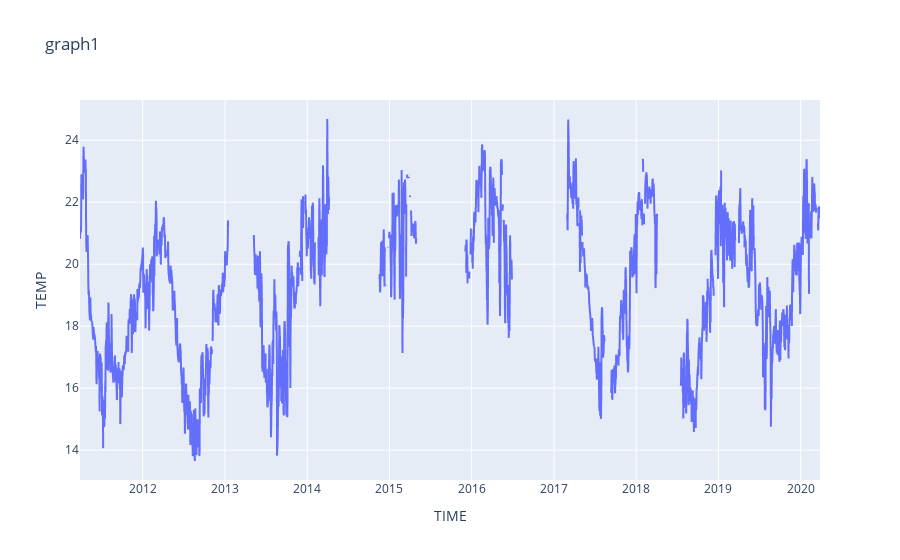
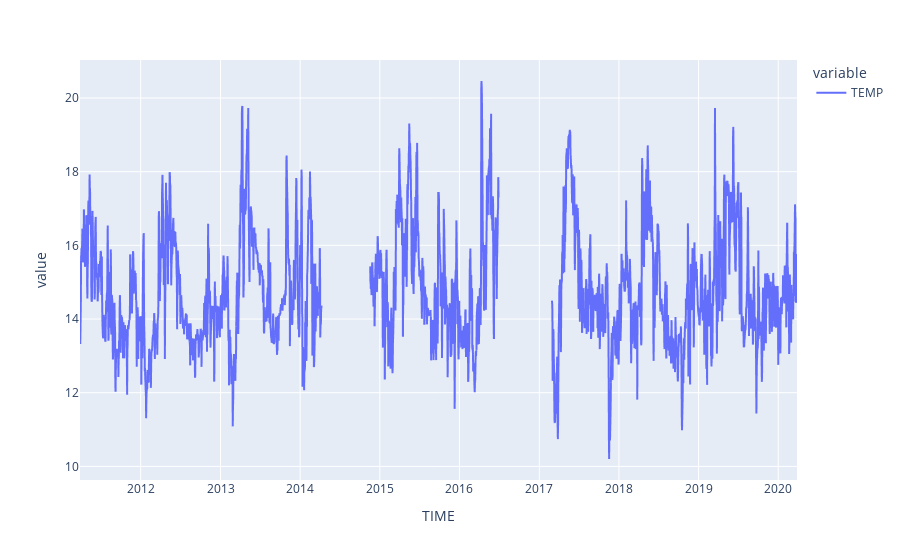

Write notebook code for charts like these, in order.
### Code cell
# Get jiggy with graph

# Using plotly.express.. must rename df

import plotly.express as px
#df = pd.read_csv('https://raw.githubusercontent.com/plotly/datasets/master/finance-charts-apple.csv')
# fig = px.line(df, x='Date', y='Temp') ..nope
# fig = px.line(df)  ..maybe
fig = px.line(surface_temp_1D,  y = "TEMP", title = 'graph1')
fig.show()
fig = px.line(bottom_temp_1D)
fig.show()

### Figure 1 — Plotly figure (JSON) as saved in the notebook; plotly's stock layout.template omitted (floating-point values rounded to 4 significant figures; data arrays with more than 128 entries replaced by an {"elided": "..."} marker saying what was removed)
{"data": [{"hovertemplate": "TIME=%{x}<br>TEMP=%{y}<extra></extra>", "legendgroup": "", "line": {"color": "#636efa", "dash": "solid"}, "mode": "lines", "name": "", "showlegend": false, "type": "scattergl", "x": {"elided": "3287 str values"}, "xaxis": "x", "y": {"elided": "3287 float values"}, "yaxis": "y"}], "layout": {"legend": {"tracegroupgap": 0}, "title": {"text": "graph1"}, "xaxis": {"anchor": "y", "domain": [0, 1], "title": {"text": "TIME"}}, "yaxis": {"anchor": "x", "domain": [0, 1], "title": {"text": "TEMP"}}}}

### Figure 2 — Plotly figure (JSON) as saved in the notebook; plotly's stock layout.template omitted (floating-point values rounded to 4 significant figures; data arrays with more than 128 entries replaced by an {"elided": "..."} marker saying what was removed)
{"data": [{"hovertemplate": "variable=TEMP<br>TIME=%{x}<br>value=%{y}<extra></extra>", "legendgroup": "TEMP", "line": {"color": "#636efa", "dash": "solid"}, "mode": "lines", "name": "TEMP", "showlegend": true, "type": "scattergl", "x": {"elided": "3287 str values"}, "xaxis": "x", "y": {"elided": "3287 float values"}, "yaxis": "y"}], "layout": {"legend": {"title": {"text": "variable"}, "tracegroupgap": 0}, "margin": {"t": 60}, "xaxis": {"anchor": "y", "domain": [0, 1], "title": {"text": "TIME"}}, "yaxis": {"anchor": "x", "domain": [0, 1], "title": {"text": "value"}}}}
